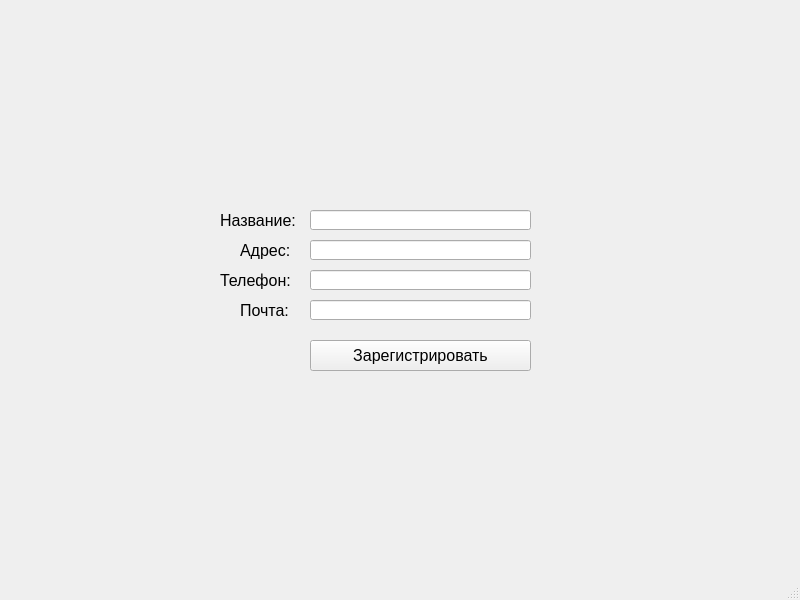
<?xml version="1.0" encoding="UTF-8"?>
<ui version="4.0">
 <class>MainWindow</class>
 <widget class="QMainWindow" name="MainWindow">
  <property name="geometry">
   <rect>
    <x>0</x>
    <y>0</y>
    <width>800</width>
    <height>600</height>
   </rect>
  </property>
  <property name="windowTitle">
   <string>MainWindow</string>
  </property>
  <widget class="QWidget" name="centralwidget">
   <widget class="QPushButton" name="reg_button">
    <property name="geometry">
     <rect>
      <x>310</x>
      <y>340</y>
      <width>221</width>
      <height>31</height>
     </rect>
    </property>
    <property name="font">
     <font>
      <pointsize>12</pointsize>
     </font>
    </property>
    <property name="text">
     <string>Зарегистрировать</string>
    </property>
   </widget>
   <widget class="QLabel" name="label">
    <property name="geometry">
     <rect>
      <x>240</x>
      <y>300</y>
      <width>61</width>
      <height>20</height>
     </rect>
    </property>
    <property name="font">
     <font>
      <pointsize>12</pointsize>
     </font>
    </property>
    <property name="text">
     <string>Почта:</string>
    </property>
   </widget>
   <widget class="QLineEdit" name="mail_edit">
    <property name="geometry">
     <rect>
      <x>310</x>
      <y>300</y>
      <width>221</width>
      <height>20</height>
     </rect>
    </property>
   </widget>
   <widget class="QLabel" name="label_2">
    <property name="geometry">
     <rect>
      <x>240</x>
      <y>240</y>
      <width>61</width>
      <height>20</height>
     </rect>
    </property>
    <property name="font">
     <font>
      <pointsize>12</pointsize>
     </font>
    </property>
    <property name="text">
     <string>Адрес:</string>
    </property>
   </widget>
   <widget class="QLineEdit" name="adress_edit">
    <property name="geometry">
     <rect>
      <x>310</x>
      <y>240</y>
      <width>221</width>
      <height>20</height>
     </rect>
    </property>
   </widget>
   <widget class="QLabel" name="label_3">
    <property name="geometry">
     <rect>
      <x>220</x>
      <y>210</y>
      <width>81</width>
      <height>20</height>
     </rect>
    </property>
    <property name="font">
     <font>
      <pointsize>12</pointsize>
     </font>
    </property>
    <property name="text">
     <string>Название:</string>
    </property>
   </widget>
   <widget class="QLineEdit" name="name_edit">
    <property name="geometry">
     <rect>
      <x>310</x>
      <y>210</y>
      <width>221</width>
      <height>20</height>
     </rect>
    </property>
   </widget>
   <widget class="QLabel" name="label_4">
    <property name="geometry">
     <rect>
      <x>220</x>
      <y>270</y>
      <width>81</width>
      <height>20</height>
     </rect>
    </property>
    <property name="font">
     <font>
      <pointsize>12</pointsize>
     </font>
    </property>
    <property name="text">
     <string>Телефон:</string>
    </property>
   </widget>
   <widget class="QLineEdit" name="phone_edit">
    <property name="geometry">
     <rect>
      <x>310</x>
      <y>270</y>
      <width>221</width>
      <height>20</height>
     </rect>
    </property>
   </widget>
  </widget>
  <widget class="QMenuBar" name="menubar">
   <property name="geometry">
    <rect>
     <x>0</x>
     <y>0</y>
     <width>800</width>
     <height>18</height>
    </rect>
   </property>
  </widget>
  <widget class="QStatusBar" name="statusbar"/>
 </widget>
 <resources/>
 <connections/>
</ui>
